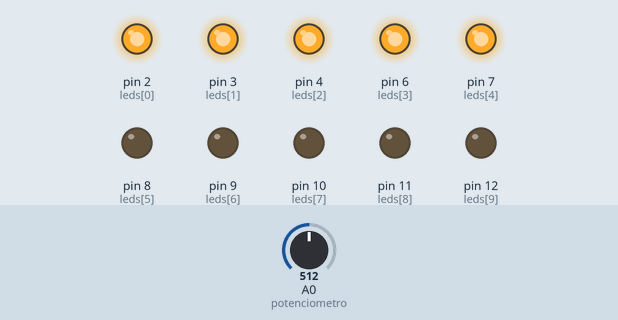
Bench run of a sketch on a simulated Arduino Uno, built with avr-gcc and run on an emulated ATmega328P. On the bench: output pins drawn as LEDs (lit = HIGH). Inputs (shaded band) come from the test bench; at power-on: A0 (potenciometro) = 512. What the sketch prints to the serial monitor is not drawn.

Above: at 1.2 s.
1.3 s: A0 (potenciometro) set to 595
2.8 s: A0 (potenciometro) set to 630
At 3.6 s:
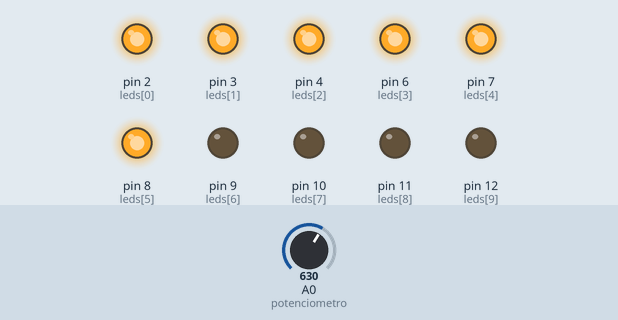
4.3 s: A0 (potenciometro) set to 716
At 4.7 s:
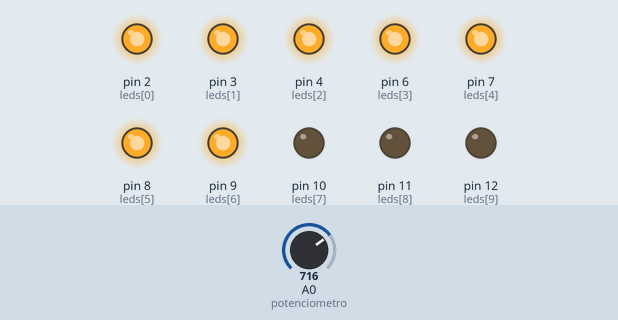
5.8 s: A0 (potenciometro) set to 797
7.3 s: A0 (potenciometro) set to 832
At 8.2 s:
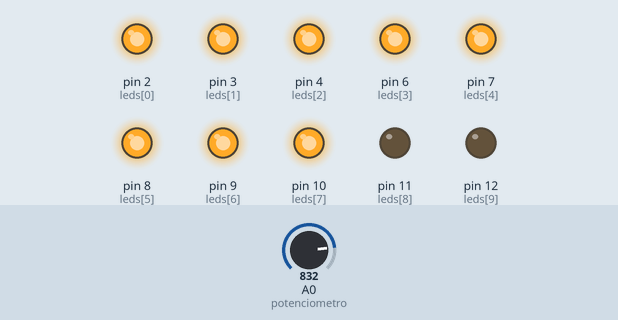
8.8 s: A0 (potenciometro) set to 511
At 9.4 s:
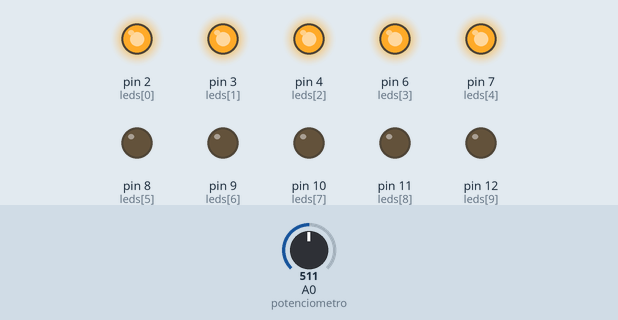
Timing chart, 0 to 11.3 s (numbered marks = the images above; inputs shaded):
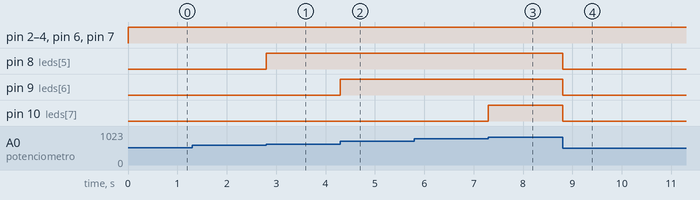

Measured:
- the behaviour switches between 611 and 612 on A0 (potenciometro) (found by bisection; images 0 and 1)
- the behaviour switches between 815 and 816 on A0 (potenciometro) (found by bisection; images 2 and 3)
- after the input at 2.8 s, pin 8 (leds[5]): LOW → HIGH at once
- after the input at 4.3 s, pin 9 (leds[6]): LOW → HIGH at once
- after the input at 7.3 s, pin 10 (leds[7]): LOW → HIGH at once
- after the input at 8.8 s, pin 8 (leds[5]), pin 9 (leds[6]), pin 10 (leds[7]): HIGH → LOW at once

The sketch:

ControlLedConPotenciometro.ino
```cpp
/* Version Final*/

int leds[10]={2,3,4,6,7,8,9,10,11,12};
int const potenciometro = 0;
int entradaPotenciometro=0;
int cacho = 1023/10;
int posicion = 0;

void setup(){
  for(int i = 0; i<10;i++){
    pinMode(leds[i],OUTPUT);
    digitalWrite(leds[i],LOW);
  }
  Serial.begin(115200);
}

void loop(){
  entradaPotenciometro = analogRead(potenciometro);
  posicion = entradaPotenciometro/cacho;
  Serial.println(posicion);
  if(posicion>=1)digitalWrite(2,HIGH);
  else digitalWrite(2,LOW);
  if(posicion>=2)digitalWrite(3,HIGH);
  else digitalWrite(3,LOW);
  if(posicion>=3)digitalWrite(4,HIGH);
  else digitalWrite(4,LOW);
  if(posicion>=4)digitalWrite(6,HIGH);
  else digitalWrite(6,LOW);
  if(posicion>=5)digitalWrite(7,HIGH);
  else digitalWrite(7,LOW);
  if(posicion>=6)digitalWrite(8,HIGH);
  else digitalWrite(8,LOW);
  if(posicion>=7)digitalWrite(9,HIGH);
  else digitalWrite(9,LOW);
  if(posicion>=8)digitalWrite(10,HIGH);
  else digitalWrite(10,LOW);
  if(posicion>=9)digitalWrite(11,HIGH);
  else digitalWrite(11,LOW);
  if(posicion>=10)digitalWrite(12,HIGH);
  else digitalWrite(12,LOW);

}
```
